Frame 1 (no input): blank canvas, image omitted
Frame 60 (the mouse pressed at the canvas centre just before this capture): blank canvas, image omitted
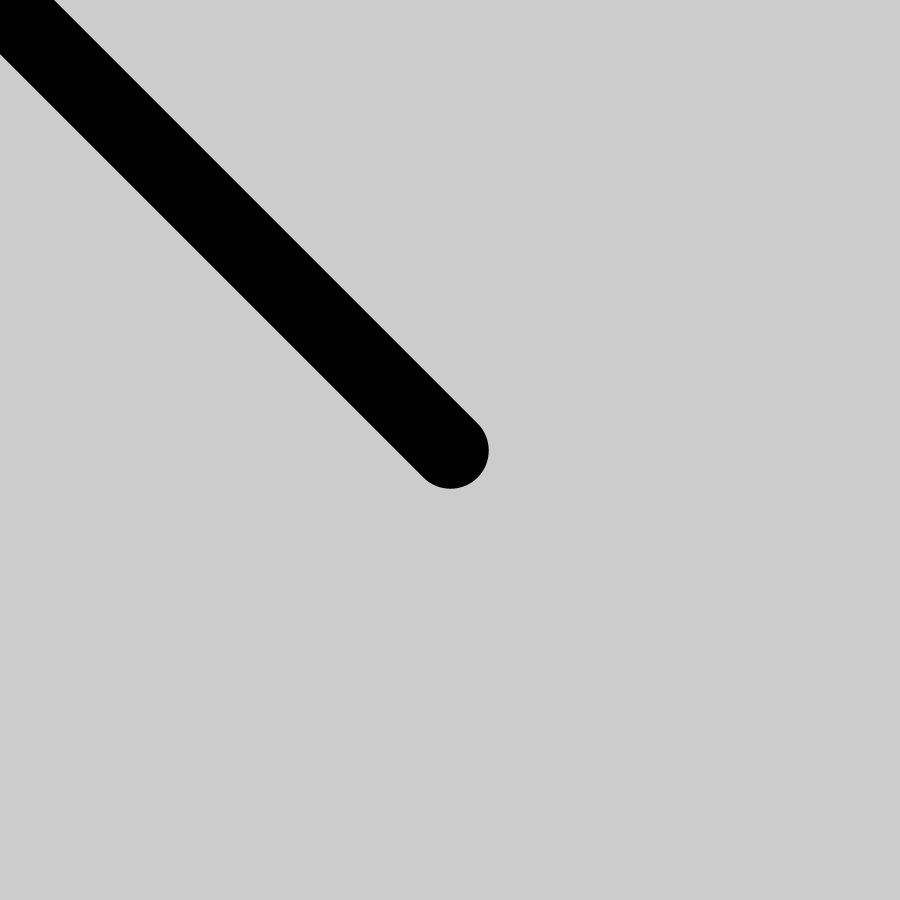
Frame 120 (the mouse held since frame 60 and released just before this capture)

The Processing sketch whose frames 1 and 60 were blank and that drew this single picture after the mouse press (run headless with seeded random() and noise(); from frame 60 on, the mouse is pressed at the canvas centre):

// Processing sketch: mousespeed
// ── mousespeed.pde

void setup () {
size(900,900);
rectMode(CENTER);
} 

void draw() {
 // background(200);
   fill(0);
   float x = map(mouseX, 0, width, 0, 1); 
   float y = map(mouseY, 0, height, 0, 1); 
  
   float dx = mouseX-pmouseX;
   float dy = mouseY-pmouseY;
   textSize(32);
   float normalizedSpeed = map(dx,0, width, 3, 150);
   normalizedSpeed = abs(normalizedSpeed);
 
  strokeWeight(normalizedSpeed);
    
  if (mousePressed == true) {
    line(mouseX, mouseY, pmouseX, pmouseY);
  } 
}
